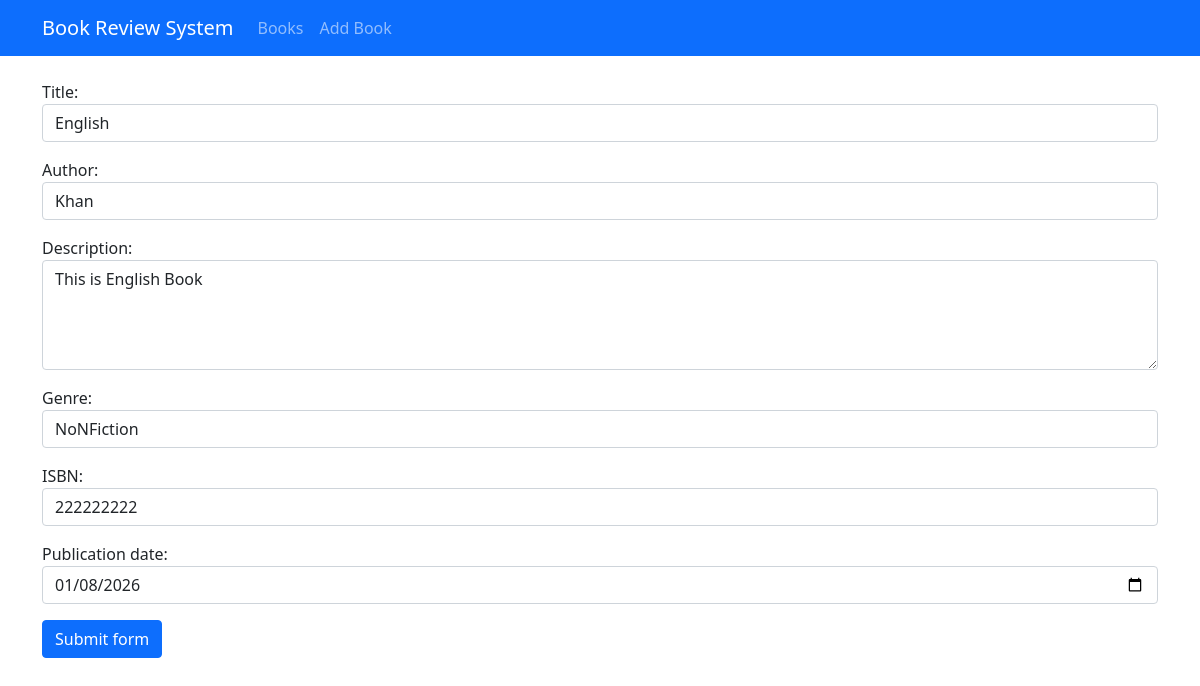
Before: /book/2/edit/ with the older database file.
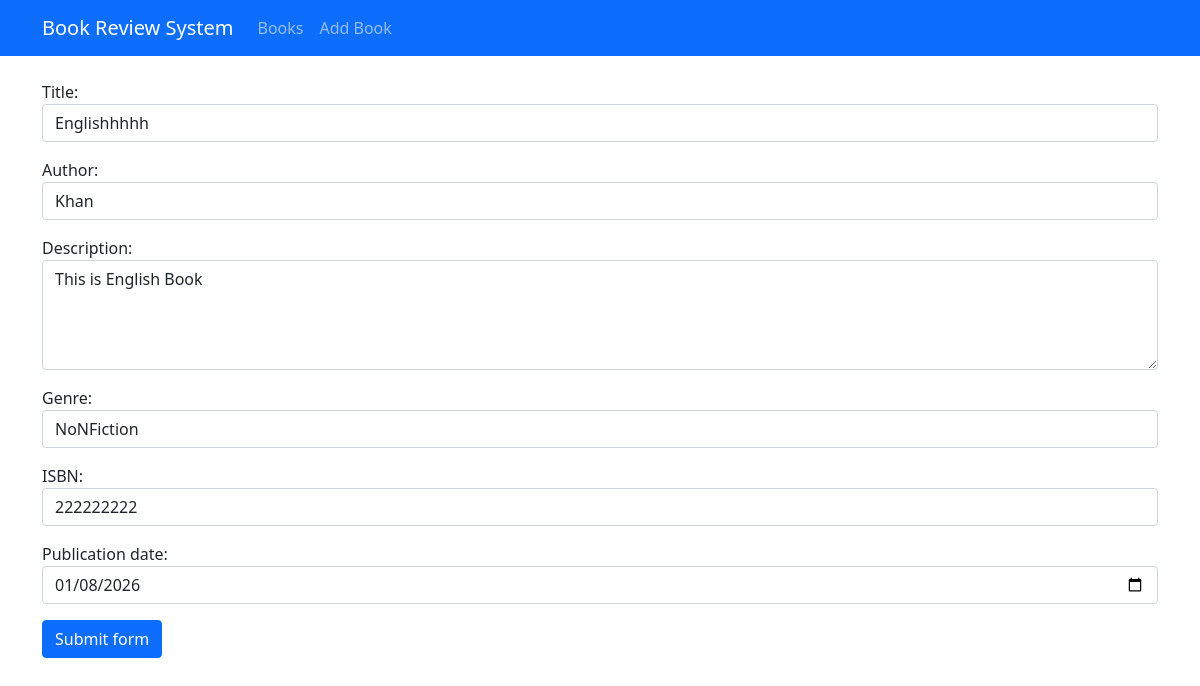
After: the same page with the newer database file.
### book/models.py (models this page shows, shortened)
class Book(models.Model):
    Genre_Choices = [
        ("fiction", "Fiction"),
        ("nonfiction", "NoNFiction"),
        ("science", "Science"),
        ("english", "English"),
        ("history", "History"),
    ]
    title = models.CharField(max_length=100)
    author = models.CharField(max_length=100)
    description = models.TextField()
    genre = models.CharField(max_length=200, choices=Genre_Choices)
    isbn = models.CharField("ISBN", max_length=13, unique=True)
    publication_date = models.DateField()
    created_at = models.DateTimeField(auto_now_add=True)
    updated_at = models.DateTimeField(auto_now=True)

### book/views.py (the view, shortened to what this page needs)
# urls.py: path("book/<int:pk>/edit/", views.BookUpdateView.as_view(), name="bookupdate"),
class BookUpdateView(View):
    def get(self, request, pk):
        book = Book.objects.get(pk=pk)
        form = bookForm(instance=book)
        return render(request, "book/book_form.html", {"form": form})

### book/forms.py
class bookForm(forms.ModelForm):
    class Meta:
        model = Book
        fields = ["title", "author", "description", "genre", "isbn", "publication_date"]
        widgets = {
            "title": forms.TextInput(
                attrs={"class": "form-control", "placeholder": "Enter title of book"}
            ),
            "author": forms.TextInput(
                attrs={"class": "form-control", "placeholder": "Enter name of author"}
            ),
            "description": forms.Textarea(
                attrs={
                    "class": "form-control",
                    "rows": "4",
                    "placeholder": "Enter Description about book",
                }
            ),
            "genre": forms.Select(attrs={"class": "form-control"}),
            "isbn": forms.TextInput(
                attrs={"class": "form-control", "placeholder": "Enter Isbn"}
            ),
            "publication_date": forms.DateInput(
                attrs={"class": "form-control", "type": "date"}
            ),
        }

### book/templates/book/book_form.html (shortened to what this page needs)
{% extends "book/base.html" %}
 {% block content %}
 <form action="" method = "POST" novalidate>
    {{form.as_p}}
    <button class="btn btn-primary" type="submit">Submit form</button>
 </form>
 {% endblock %}

Changed rows visible on the page:
changed Book "Khan": title "English" → "Englishhhhh"
